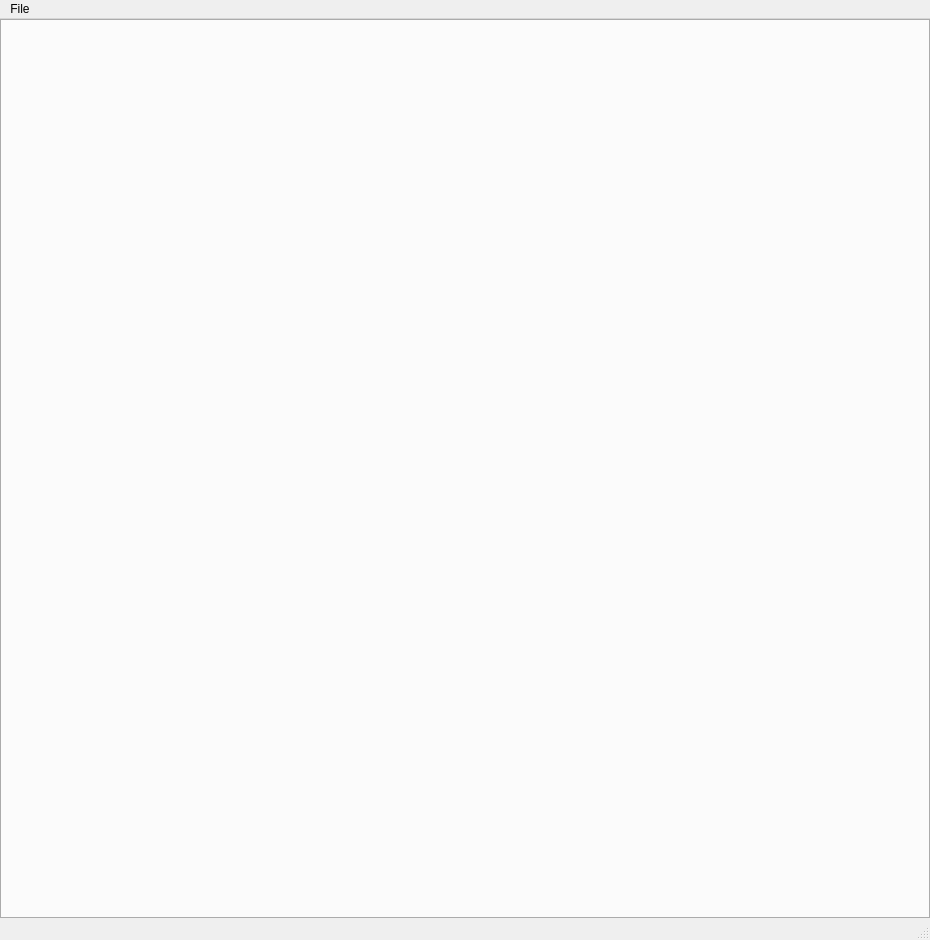
<?xml version="1.0" encoding="UTF-8"?>
<ui version="4.0">
 <class>MainWindow</class>
 <widget class="QMainWindow" name="MainWindow">
  <property name="geometry">
   <rect>
    <x>0</x>
    <y>0</y>
    <width>930</width>
    <height>940</height>
   </rect>
  </property>
  <property name="windowTitle">
   <string>Applanix POS LV Live View</string>
  </property>
  <widget class="QWidget" name="centralwidget">
   <widget class="QTabWidget" name="tabsWidget">
    <property name="geometry">
     <rect>
      <x>0</x>
      <y>0</y>
      <width>930</width>
      <height>900</height>
     </rect>
    </property>
    <property name="currentIndex">
     <number>-1</number>
    </property>
   </widget>
  </widget>
  <widget class="QMenuBar" name="menuBar">
   <property name="geometry">
    <rect>
     <x>0</x>
     <y>0</y>
     <width>930</width>
     <height>23</height>
    </rect>
   </property>
   <widget class="QMenu" name="menuFile">
    <property name="title">
     <string>File</string>
    </property>
    <addaction name="actionQuit"/>
   </widget>
   <addaction name="menuFile"/>
  </widget>
  <widget class="QStatusBar" name="statusBar"/>
  <action name="actionQuit">
   <property name="text">
    <string>Quit</string>
   </property>
   <property name="shortcut">
    <string>Ctrl+Q</string>
   </property>
  </action>
 </widget>
 <resources/>
 <connections>
  <connection>
   <sender>actionQuit</sender>
   <signal>triggered()</signal>
   <receiver>MainWindow</receiver>
   <slot>close()</slot>
   <hints>
    <hint type="sourcelabel">
     <x>-1</x>
     <y>-1</y>
    </hint>
    <hint type="destinationlabel">
     <x>399</x>
     <y>299</y>
    </hint>
   </hints>
  </connection>
 </connections>
</ui>
